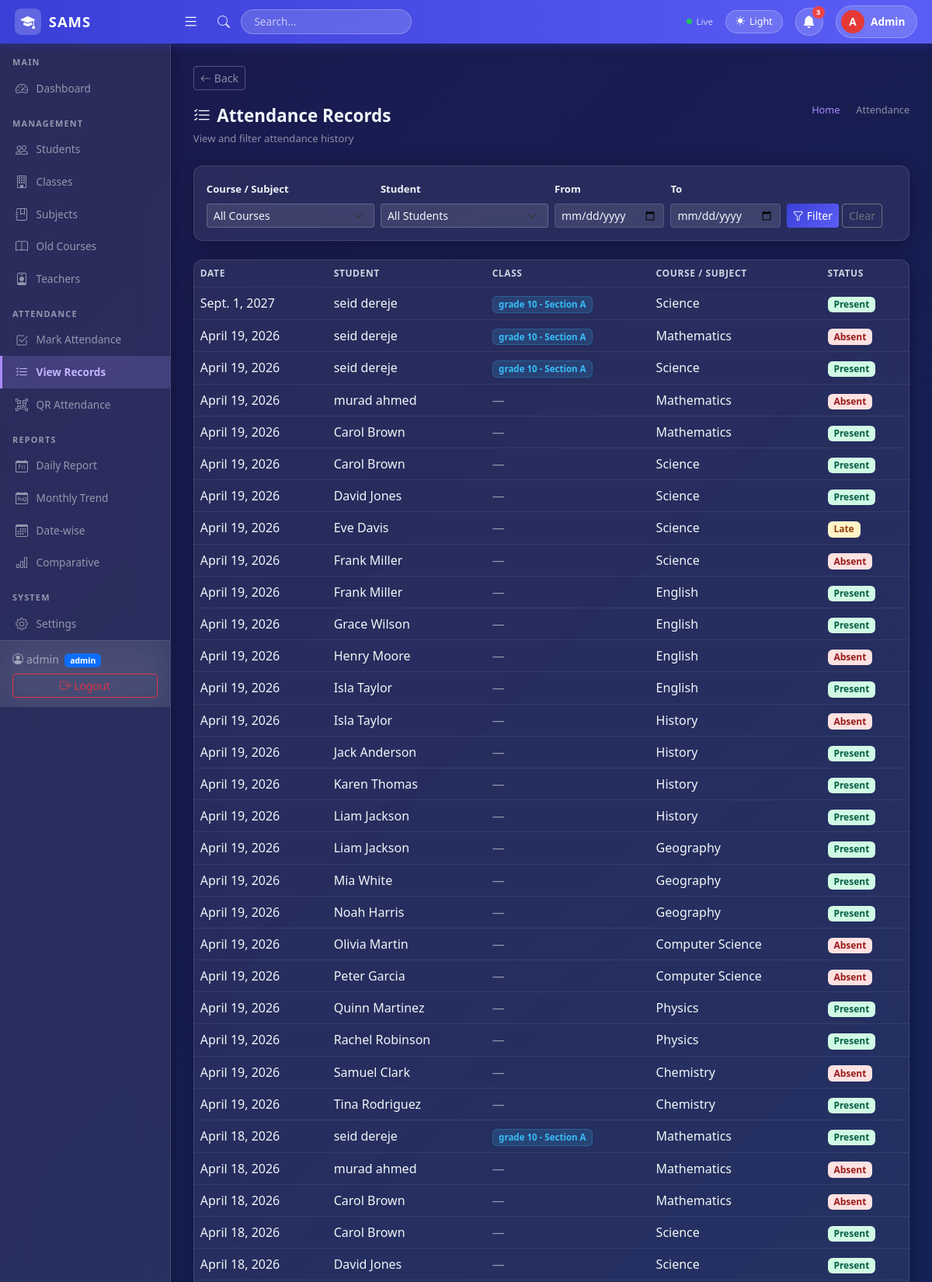
Page /attendance/ (signed in, upper part) on the committed database.
### core/models.py (models this page shows, shortened)
class Attendance(models.Model):
    STATUS_CHOICES = [('Present', 'Present'), ('Absent', 'Absent'), ('Late', 'Late')]
    student = models.ForeignKey(Student, on_delete=models.CASCADE)
    course = models.ForeignKey(Course, on_delete=models.CASCADE, null=True, blank=True)
    subject = models.ForeignKey(Subject, on_delete=models.CASCADE, null=True, blank=True)
    date = models.DateField()
    status = models.CharField(max_length=10, choices=STATUS_CHOICES)
    class Meta:
        unique_together = ('student', 'course', 'subject', 'date')

class Student(models.Model):
    student_id = models.CharField(max_length=20, unique=True, null=True, blank=True)
    first_name = models.CharField(max_length=50)
    last_name = models.CharField(max_length=50)
    section = models.CharField(max_length=50, null=True, blank=True)
    department = models.CharField(max_length=100, null=True, blank=True)
    parent_contact = models.CharField(max_length=20, null=True, blank=True)
    class_group = models.ForeignKey(ClassGroup, on_delete=models.SET_NULL, null=True, blank=True, related_name='students')
    courses = models.ManyToManyField(Course, blank=True)
    user = models.OneToOneField(User, on_delete=models.SET_NULL, null=True, blank=True, related_name='student_profile')
    def __str__(self):
        return f"{self.first_name} {self.last_name}"

class ClassGroup(models.Model):
    name = models.CharField(max_length=100)  # e.g. "Grade 10"
    section = models.CharField(max_length=5, blank=True, default='')  # A-E
    class Meta:
        ordering = ['name', 'section']
        unique_together = ('name', 'section')
    def __str__(self):
        if self.section:
            return f"{self.name} - Section {self.section}"
        return self.name

class Course(models.Model):
    course_name = models.CharField(max_length=100)
    teacher = models.ForeignKey(User, on_delete=models.SET_NULL, null=True, blank=True,
                                 limit_choices_to={'profile__role': 'teacher'})

### core/views.py (the view)
    def wrapper(request, *args, **kwargs):
        if not request.user.is_authenticated:
            return redirect('login')
        if get_role(request.user) == 'student':
            return redirect('student_dashboard')
        return view_func(request, *args, **kwargs)

### core/views.py (called while the page is built)
def get_role(user):
    try:
        return user.profile.role
    except Exception:
        return None

def no_student(view_func):
    def wrapper(request, *args, **kwargs):
        if not request.user.is_authenticated:
            return redirect('login')
        if get_role(request.user) == 'student':
            return redirect('student_dashboard')
        return view_func(request, *args, **kwargs)
    return wrapper

### templates/attendance/list.html (shortened to what this page needs)
{% extends 'base.html' %}
{% block content %}
<div class="page-header">
  <div>
    <div class="page-title"><i class="bi bi-list-check me-2"></i>Attendance Records</div>
    <small style="color:var(--text-muted); font-size:.82rem;">View and filter attendance history</small>
  </div>
  <nav aria-label="breadcrumb">
    <ol class="breadcrumb mb-0">
      <li class="breadcrumb-item"><a href="{% url 'home' %}">Home</a></li>
      <li class="breadcrumb-item active">Attendance</li>
    </ol>
  </nav>
</div>
<div class="card p-3 mb-4">
  <form method="get" class="row g-2 align-items-end">
    <div class="col-md-3">
      <label class="form-label">
        Course / Subject {% if not is_admin %}<span class="text-danger">*</span>{% endif %}
      </label>
      <select name="course" class="form-select form-select-sm" {% if not is_admin %}required{% endif %}>
        <option value="">{% if is_admin %}All Courses{% else %}— Select Course —{% endif %}</option>
      </select>
    </div>
    <div class="col-md-3">
      <label class="form-label">Student</label>
      <select name="student" class="form-select form-select-sm">
        <option value="">All Students</option>
      </select>
    </div>
    <div class="col-md-2">
      <label class="form-label">From</label>
      <input type="date" name="date_from" class="form-control form-control-sm" value="{{ date_from|default:'' }}">
    </div>
    <div class="col-md-2">
      <label class="form-label">To</label>
      <input type="date" name="date_to" class="form-control form-control-sm" value="{{ date_to|default:'' }}">
    </div>
    <div class="col-md-2 d-flex gap-1">
      <button class="btn btn-primary btn-sm"><i class="bi bi-funnel me-1"></i>Filter</button>
      <a href="{% url 'attendance_list' %}" class="btn btn-outline-secondary btn-sm">Clear</a>
    </div>
  </form>
</div>
{% if require_course %}
<div class="card p-5 text-center">
  <i class="bi bi-funnel" style="font-size:2.5rem; color:var(--text-muted);"></i>
  <p class="mt-3 mb-0" style="color:var(--text-primary);">
    Please select a <strong style="color:#c4b5fd;">course or subject</strong> to view attendance records.
  </p>
</div>
{% else %}
<div class="card">
  <div class="table-responsive">
    <table class="table table-hover mb-0">
      <thead>
        <tr>
          <th>Date</th>
          <th>Student</th>
          <th>Class</th>
          <th>Course / Subject</th>
          <th>Status</th>
        </tr>
      </thead>
      <tbody>
        {% for r in records %}
        <tr>
          <td>{{ r.date }}</td>
          <td>
            <a href="{% url 'student_detail' r.student.id %}" style="color:var(--text-primary); text-decoration:none;">
              {{ r.student }}
            </a>
          </td>
          <td>
            {% if r.student.class_group %}
              <span class="badge" style="background:rgba(56,189,248,0.15); color:#38bdf8; border:1px solid rgba(56,189,248,0.25); font-size:.72rem;">
                {{ r.student.class_group }}
              </span>
            {% else %}
              <span style="color:var(--text-muted);">—</span>
            {% endif %}
          </td>
          <td>
            {% if r.subject %}
              <span style="color:#a78bfa;">{{ r.subject.subject_name }}</span>
            {% elif r.course %}
              {{ r.course.course_name }}
            {% else %}—{% endif %}
          </td>
          <td>
            {% if r.status == 'Present' %}
              <span class="badge badge-present">Present</span>
            {% elif r.status == 'Late' %}
              <span class="badge" style="background:#fef3c7; color:#92400e;">Late</span>
            {% else %}
              <span class="badge badge-absent">Absent</span>
            {% endif %}
          </td>
        </tr>
        {% empty %}
        <tr><td colspan="5" class="text-center py-5" style="color:var(--text-muted);">
          <i class="bi bi-inbox" style="font-size:2rem; display:block; margin-bottom:.5rem;"></i>
          No records found.
        </td></tr>
        {% endfor %}
      </tbody>
    </table>
  </div>
</div>
{% endif %}
{% endblock %}

### templates/base.html (shortened to what this page needs)
<!DOCTYPE html>
<html lang="en" id="htmlRoot">
<head>
  <link href="https://cdn.jsdelivr.net/npm/bootstrap@5.3.0/dist/css/bootstrap.min.css" rel="stylesheet">
  <link href="https://cdn.jsdelivr.net/npm/bootstrap-icons@1.10.5/font/bootstrap-icons.css" rel="stylesheet">
</head>
<body>
{% if user.is_authenticated %}
<nav class="top-navbar">
  <a href="{% url 'home' %}" class="brand">
    <div class="brand-icon"><i class="bi bi-mortarboard-fill text-white"></i></div>
    SAMS
  </a>
  <button class="hamburger ms-2" id="sidebarToggle"><i class="bi bi-list"></i></button>
  <div class="d-flex align-items-center ms-3 gap-2 flex-grow-1">
    <i class="bi bi-search search-icon"></i>
    <input type="text" class="search-box d-none d-md-block" placeholder="Search...">
  </div>
  <div class="d-flex align-items-center gap-3 ms-auto">
    <div class="sync-indicator d-none d-md-flex">
      <div class="sync-dot"></div>Live
    </div>
    <button class="theme-btn" onclick="toggleTheme()" id="themeBtn">
      <i class="bi bi-moon-fill" id="themeIcon"></i>
      <span id="themeLabel" class="d-none d-md-inline">Dark</span>
    </button>
    <div style="position:relative;">
      <button class="notif-btn" id="notifBtn" onclick="toggleNotif()">
        <i class="bi bi-bell-fill"></i>
        <span class="notif-badge" id="notifBadge">3</span>
      </button>
    </div>
    <a href="{% url 'logout' %}" class="user-pill">
      <div class="user-avatar">{{ user.username|first|upper }}</div>
      <span class="d-none d-md-inline">{{ user.username|capfirst }}</span>
    </a>
  </div>
</nav>
<div class="sidebar" id="sidebar">
  <div class="section-label">Main</div>
  <a href="{% url 'home' %}" class="nav-link {% if request.resolver_match.url_name == 'home' %}active{% endif %}">
    <i class="bi bi-speedometer2"></i> Dashboard
  </a>
  {% if user.profile.role == 'student' %}
  <div class="section-label">My Account</div>
  <a href="{% url 'student_dashboard' %}" class="nav-link {% if request.resolver_match.url_name == 'student_dashboard' %}active{% endif %}">
    <i class="bi bi-speedometer2"></i> Dashboard
  </a>
  <div class="section-label">My Attendance</div>
  <a href="{% url 'student_attendance' %}" class="nav-link {% if request.resolver_match.url_name == 'student_attendance' %}active{% endif %}">
    <i class="bi bi-list-check"></i> Attendance Records
  </a>
  <a href="{% url 'student_reports' %}" class="nav-link {% if request.resolver_match.url_name == 'student_reports' %}active{% endif %}">
    <i class="bi bi-bar-chart-fill"></i> My Reports
  </a>
  <a href="{% url 'student_profile' %}" class="nav-link {% if request.resolver_match.url_name == 'student_profile' %}active{% endif %}">
    <i class="bi bi-person-circle"></i> My Profile
  </a>
  {% else %}
  {% if user.is_superuser or user.profile.role == 'admin' %}
  <div class="section-label">Management</div>
  <a href="{% url 'student_list' %}" class="nav-link {% if 'student' in request.resolver_match.url_name %}active{% endif %}">
    <i class="bi bi-people"></i> Students
  </a>
  <a href="{% url 'class_list' %}" class="nav-link {% if 'class' in request.resolver_match.url_name %}active{% endif %}">
    <i class="bi bi-building"></i> Classes
  </a>
  <a href="{% url 'subject_list' %}" class="nav-link {% if 'subject' in request.resolver_match.url_name %}active{% endif %}">
    <i class="bi bi-journal-bookmark"></i> Subjects
  </a>
  <a href="{% url 'course_list' %}" class="nav-link {% if 'course' in request.resolver_match.url_name %}active{% endif %}">
    <i class="bi bi-book"></i> Old Courses
  </a>
  <a href="{% url 'teacher_list' %}" class="nav-link {% if 'teacher' in request.resolver_match.url_name %}active{% endif %}">
    <i class="bi bi-person-badge"></i> Teachers
  </a>
  {% endif %}
  <div class="section-label">Attendance</div>
  <a href="{% url 'attendance_mark' %}" class="nav-link {% if request.resolver_match.url_name == 'attendance_mark' %}active{% endif %}">
    <i class="bi bi-check2-square"></i> Mark Attendance
  </a>
  <a href="{% url 'attendance_list' %}" class="nav-link {% if request.resolver_match.url_name == 'attendance_list' %}active{% endif %}">
    <i class="bi bi-list-check"></i> View Records
  </a>
  <a href="{% url 'qr_generate' %}" class="nav-link {% if request.resolver_match.url_name == 'qr_generate' or request.resolver_match.url_name == 'qr_session_detail' %}active{% endif %}">
    <i class="bi bi-qr-code-scan"></i> QR Attendance
  </a>
  <div class="section-label">Reports</div>
  <a href="{% url 'report_daily' %}" class="nav-link {% if request.resolver_match.url_name == 'report_daily' %}active{% endif %}">
    <i class="bi bi-calendar-day"></i> Daily Report
  </a>
  <a href="{% url 'report_monthly' %}" class="nav-link {% if request.resolver_match.url_name == 'report_monthly' %}active{% endif %}">
    <i class="bi bi-calendar-month"></i> Monthly Trend
  </a>
  <a href="{% url 'report_datewise' %}" class="nav-link {% if request.resolver_match.url_name == 'report_datewise' %}active{% endif %}">
    <i class="bi bi-calendar3"></i> Date-wise
  </a>
  {% if user.is_superuser or user.profile.role == 'admin' %}
  <a href="{% url 'report_comparative' %}" class="nav-link {% if request.resolver_match.url_name == 'report_comparative' %}active{% endif %}">
    <i class="bi bi-bar-chart"></i> Comparative
  </a>
  <div class="section-label">System</div>
  <a href="{% url 'settings' %}" class="nav-link {% if request.resolver_match.url_name == 'settings' %}active{% endif %}">
    <i class="bi bi-gear"></i> Settings
  </a>
  {% endif %}
  {% endif %}
  <div class="sidebar-footer">
    <small class="d-block" style="color:var(--text-muted);">
      <i class="bi bi-person-circle me-1"></i>{{ user.username }}
      <span class="badge bg-primary ms-1" style="font-size:.65rem;">
        {% if user.is_superuser %}admin{% else %}{{ user.profile.role }}{% endif %}
      </span>
    </small>
    <a href="{% url 'logout' %}" class="btn btn-sm btn-outline-danger w-100 mt-2">
      <i class="bi bi-box-arrow-right me-1"></i>Logout
    </a>
  </div>
</div>
<div class="page-wrapper" id="pageWrapper">
  {% if request.resolver_match.url_name != 'home' and request.resolver_match.url_name != 'student_dashboard' %}
  <div class="mb-3">
    <button onclick="history.back()" class="btn btn-sm" style="border:1px solid rgba(255,255,255,0.25); color:var(--text-muted); background:transparent; transition:all .2s;"
      onmouseover="this.style.background='rgba(255,255,255,0.1)'; this.style.color='var(--text-primary)'"
      onmouseout="this.style.background='transparent'; this.style.color='var(--text-muted)'">
      <i class="bi bi-arrow-left me-1"></i>Back
    </button>
  </div>
  {% endif %}
  {% block content %}{% endblock %}
</div>
{% endif %}
</body>
</html>

### rows in the picture
Attendance: date "Sept. 1, 2027", student "seid dereje", student.class_group "grade 10 - Section A", course.course_name "Science", status "Present"
Attendance: date "April 19, 2026", student "seid dereje", student.class_group "grade 10 - Section A", course.course_name "Mathematics", status "Absent"
Attendance: date "April 19, 2026", student "seid dereje", student.class_group "grade 10 - Section A", course.course_name "Science", status "Present"
Attendance: date "April 19, 2026", student "murad ahmed", course.course_name "Mathematics", status "Absent"
Attendance: date "April 19, 2026", student "Carol Brown", course.course_name "Mathematics", status "Present"
Attendance: date "April 19, 2026", student "Carol Brown", course.course_name "Science", status "Present"
Attendance: date "April 19, 2026", student "David Jones", course.course_name "Science", status "Present"
Attendance: date "April 19, 2026", student "Eve Davis", course.course_name "Science", status "Late"
Attendance: date "April 19, 2026", student "Frank Miller", course.course_name "Science", status "Absent"
Attendance: date "April 19, 2026", student "Frank Miller", course.course_name "English", status "Present"
Attendance: date "April 19, 2026", student "Grace Wilson", course.course_name "English", status "Present"
Attendance: date "April 19, 2026", student "Henry Moore", course.course_name "English", status "Absent"
Attendance: date "April 19, 2026", student "Isla Taylor", course.course_name "English", status "Present"
Attendance: date "April 19, 2026", student "Isla Taylor", course.course_name "History", status "Absent"
Attendance: date "April 19, 2026", student "Jack Anderson", course.course_name "History", status "Present"
Attendance: date "April 19, 2026", student "Karen Thomas", course.course_name "History", status "Present"
Attendance: date "April 19, 2026", student "Liam Jackson", course.course_name "History", status "Present"
Attendance: date "April 19, 2026", student "Liam Jackson", course.course_name "Geography", status "Present"
Attendance: date "April 19, 2026", student "Mia White", course.course_name "Geography", status "Present"
Attendance: date "April 19, 2026", student "Noah Harris", course.course_name "Geography", status "Present"
Attendance: date "April 19, 2026", student "Olivia Martin", course.course_name "Computer Science", status "Absent"
Attendance: date "April 19, 2026", student "Peter Garcia", course.course_name "Computer Science", status "Absent"
Attendance: date "April 19, 2026", student "Quinn Martinez", course.course_name "Physics", status "Present"
Attendance: date "April 19, 2026", student "Rachel Robinson", course.course_name "Physics", status "Present"
Attendance: date "April 19, 2026", student "Samuel Clark", course.course_name "Chemistry", status "Absent"
Attendance: date "April 19, 2026", student "Tina Rodriguez", course.course_name "Chemistry", status "Present"
Attendance: date "April 18, 2026", student "seid dereje", student.class_group "grade 10 - Section A", course.course_name "Mathematics", status "Present"
Attendance: date "April 18, 2026", student "murad ahmed", course.course_name "Mathematics", status "Absent"
Attendance: date "April 18, 2026", student "Carol Brown", course.course_name "Mathematics", status "Absent"
Attendance: date "April 18, 2026", student "Carol Brown", course.course_name "Science", status "Present"
Attendance: date "April 18, 2026", student "David Jones", course.course_name "Science", status "Present"

### other values in the picture
{{ user.username|first|upper }} "A"
{{ user.username|capfirst }} "Admin"
{{ user.username }} "admin"
